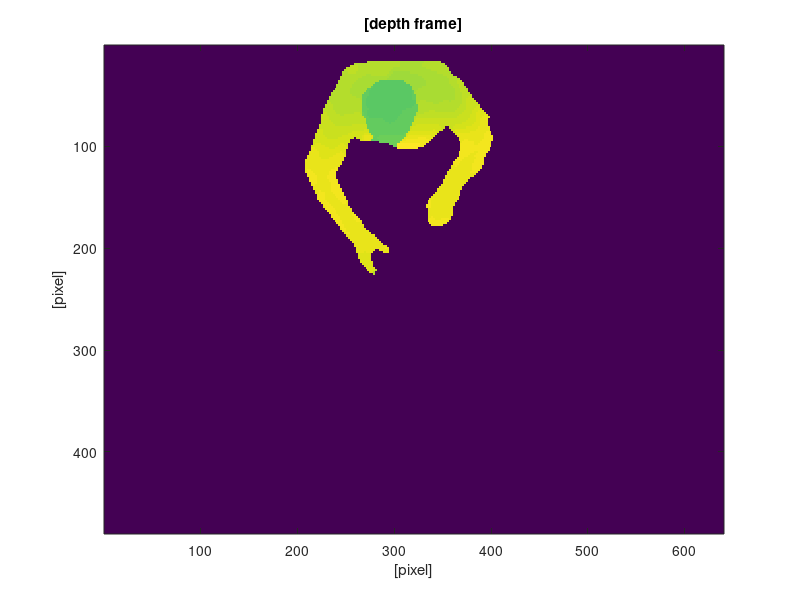

MATLAB code to generate this figure: (Note: this script raises an error after producing the figure.)
%mathematical morphology operation (closing) to the Point cloud

clear all;close all;clc;
rowPixel = 480;
columnPixel = 640;

%load depth frame
load('depthFrame.mat');
figure;
imagesc(depthFrame); xlabel('[pixel]'); ylabel('[pixel]'); title('[depth frame]');

%from depth frame to PC
load CalibrationParam; %depth camera (Kinect V1 - ceiling) intrinsic parameters
depth_intrinsics
cameraMatrix = depth_intrinsics;
blobDim = sum(sum(depthFrame > 0));
XYZ_world = zeros(5,blobDim);
XYZ_idx = 1;
for v= 1:rowPixel
    for u= 1:columnPixel
        if(depthFrame(v,u)~= 0)
            XYZ_world(1,XYZ_idx) = ((u-cameraMatrix(1,3))/cameraMatrix(1,1))*depthFrame(v,u);
            XYZ_world(2,XYZ_idx) = ((v-cameraMatrix(2,3))/cameraMatrix(2,2))*depthFrame(v,u);
            XYZ_world(3,XYZ_idx) = depthFrame(v,u);
            XYZ_world(4,XYZ_idx) = v;
            XYZ_world(5,XYZ_idx) = u;
            XYZ_idx = XYZ_idx + 1;
        end
    end
end
%Plot PC
PC = ceil(XYZ_world(1:3,:));
figure;
subplot 122
plot3(PC(1,:),PC(2,:),PC(3,:),'.b');
set(gca,'ydir','reverse');
set(gca,'zdir','reverse');
axis equal;
xlabel('x [mm]');ylabel('y [mm]');zlabel('z [mm]');
title('Point cloud - top view');
view(0,90);
subplot 121
plot3(PC(1,:),PC(2,:),PC(3,:),'.b');
set(gca,'ydir','reverse');
set(gca,'zdir','reverse');
axis equal;
view(-36,24);
title('Point cloud - side view');

%From PC to PC frame
max_x = max(PC(1,:)); min_x = min(PC(1,:)); max_y = max(PC(2,:)); min_y = min(PC(2,:));
row_dim = abs(max_y-min_y)+1;
col_dim = abs(max_x-min_x)+1;
PC_f = zeros(row_dim,col_dim);
PC_shift = PC;
PC_shift(1,:) = PC(1,:)-min_x+1; PC_shift(2,:) = PC(2,:)- min_y+1;
figure;
plot3(PC_shift(1,:),PC_shift(2,:),PC_shift(3,:),'.b');
set(gca,'ydir','reverse');
set(gca,'zdir','reverse');
axis equal;
xlabel('x [mm]');ylabel('y [mm]');zlabel('z [mm]'); title('Point cloud shifted');
view(0,90);
PC_f(PC_shift(2,:)+(PC_shift(1,:)-1)*row_dim) = PC_shift(3,:);
figure;
imagesc(PC_f)
xlabel('x [mm]');ylabel('y [mm]'); title('Point cloud "frame"');

%fill zero values (mathematical morphology closing)
se = strel('disk',10);
PC_f_fill = imclose(PC_f,se);
figure;
imagesc(PC_f_fill)
xlabel('x [mm]');ylabel('y [mm]'); title('Point cloud "frame" filled');

% PC_fill = zeros(3,row_dim*col_dim);
% PC_fill_idx = 1;
% for PC_fill_r = 1:row_dim
%     for PC_fill_c = 1:col_dim
%         if PC_f_fill(PC_fill_r,PC_fill_c) > 0
%             PC_fill(:,PC_fill_idx) = [PC_fill_r PC_fill_c PC_f_fill(PC_fill_r,PC_fill_c)]';
%             PC_fill_idx = PC_fill_idx + 1;
%         end
%     end
% end
% PC_fill = PC_fill(:,1:(PC_fill_idx-1));
% figure;
% plot3(PC_fill(1,:),PC_fill(2,:),PC_fill(3,:),'.b');
% set(gca,'ydir','reverse');
% set(gca,'zdir','reverse');
% view(56,32);
